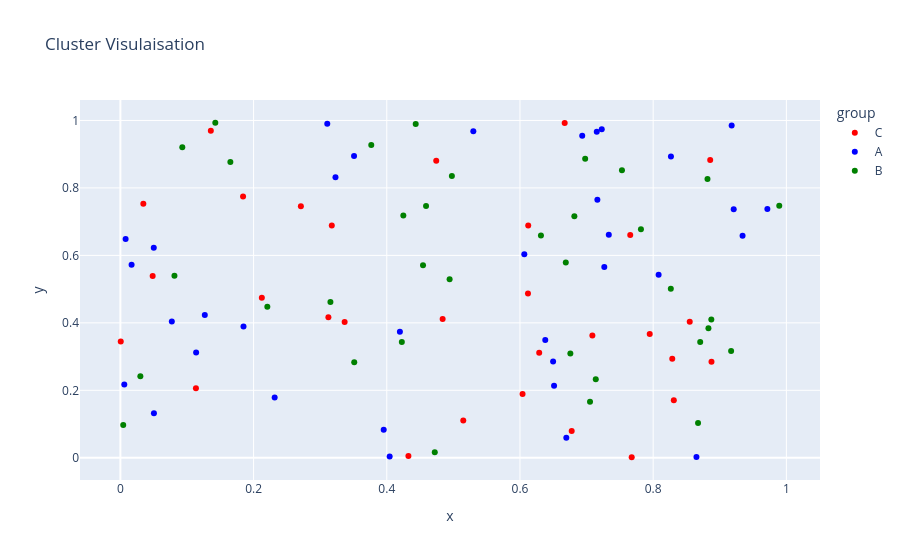

The cell this chart's notebook holds for it:
### Code cell
df_cluster=pd.DataFrame({
    "x":np.random.rand(100),
    "y":np.random.rand(100),
    "group":np.random.choice(["A","B","C"],100)
})
print("The dataset is : ")
print(df_cluster)
## creat6ed a dataset and assigned a group to each row randomely

fig=px.scatter(df_cluster,x='x',y="y",color="group",title="Cluster Visulaisation",color_discrete_sequence=["red","blue","green"] )

fig.show()

### Figure 1 — Plotly figure (JSON) as saved in the notebook; plotly's stock layout.template omitted (floating-point values rounded to 4 significant figures)
{"data": [{"hovertemplate": "group=C<br>x=%{x}<br>y=%{y}<extra></extra>", "legendgroup": "C", "marker": {"color": "red", "symbol": "circle"}, "mode": "markers", "name": "C", "orientation": "v", "showlegend": true, "type": "scatter", "x": [0.6672, 0.6777, 0.7087, 0.4839, 0.6289, 0.03447, 0.831, 0.1358, 0.04845, 0.3174, 0.3367, 0.8856, 0.0005413, 0.7948, 0.1842, 0.1134, 0.7656, 0.5149, 0.6039, 0.7678, 0.4325, 0.6124, 0.2124, 0.3123, 0.8876, 0.271, 0.612, 0.8287, 0.8549, 0.4743], "xaxis": "x", "y": [0.9926, 0.07933, 0.3628, 0.4112, 0.3114, 0.7533, 0.1709, 0.9697, 0.5386, 0.6887, 0.4025, 0.8832, 0.3446, 0.3666, 0.7749, 0.2059, 0.6607, 0.1106, 0.1889, 0.001558, 0.00533, 0.6885, 0.4746, 0.4168, 0.2847, 0.7454, 0.4874, 0.2934, 0.4033, 0.8808], "yaxis": "y"}, {"hovertemplate": "group=A<br>x=%{x}<br>y=%{y}<extra></extra>", "legendgroup": "A", "marker": {"color": "blue", "symbol": "circle"}, "mode": "markers", "name": "A", "orientation": "v", "showlegend": true, "type": "scatter", "x": [0.323, 0.00586, 0.8082, 0.6512, 0.1137, 0.05036, 0.6935, 0.9715, 0.9342, 0.007853, 0.07725, 0.53, 0.2316, 0.638, 0.3106, 0.3954, 0.3508, 0.7153, 0.4043, 0.9209, 0.7162, 0.7228, 0.7334, 0.6497, 0.9179, 0.865, 0.6696, 0.01682, 0.7266, 0.4197, 0.1849, 0.8267, 0.05014, 0.1267, 0.6065], "xaxis": "x", "y": [0.8313, 0.2176, 0.5425, 0.2133, 0.3118, 0.1321, 0.9546, 0.7373, 0.6584, 0.6487, 0.4043, 0.9679, 0.1786, 0.3494, 0.9904, 0.08338, 0.8949, 0.9663, 0.003833, 0.7367, 0.765, 0.9739, 0.6614, 0.2851, 0.9852, 0.002219, 0.05901, 0.5724, 0.5656, 0.3733, 0.3892, 0.8933, 0.623, 0.4231, 0.6037], "yaxis": "y"}, {"hovertemplate": "group=B<br>x=%{x}<br>y=%{y}<extra></extra>", "legendgroup": "B", "marker": {"color": "green", "symbol": "circle"}, "mode": "markers", "name": "B", "orientation": "v", "showlegend": true, "type": "scatter", "x": [0.7816, 0.6688, 0.6817, 0.7531, 0.6979, 0.883, 0.4544, 0.4721, 0.4226, 0.3767, 0.6315, 0.1425, 0.3154, 0.8706, 0.6757, 0.4978, 0.4943, 0.8873, 0.3511, 0.2207, 0.8816, 0.7138, 0.917, 0.4434, 0.02998, 0.004243, 0.08118, 0.4249, 0.7052, 0.9893, 0.1651, 0.8674, 0.459, 0.8265, 0.09295], "xaxis": "x", "y": [0.6776, 0.5791, 0.7159, 0.8523, 0.8866, 0.3837, 0.5707, 0.01635, 0.3432, 0.9275, 0.6587, 0.9932, 0.4621, 0.3434, 0.3095, 0.835, 0.5292, 0.4096, 0.2834, 0.4477, 0.8266, 0.2329, 0.3166, 0.9896, 0.2421, 0.09701, 0.5396, 0.7182, 0.1662, 0.7469, 0.8766, 0.1031, 0.7462, 0.5011, 0.9204], "yaxis": "y"}], "layout": {"legend": {"title": {"text": "group"}, "tracegroupgap": 0}, "title": {"text": "Cluster Visulaisation"}, "xaxis": {"anchor": "y", "domain": [0, 1], "title": {"text": "x"}}, "yaxis": {"anchor": "x", "domain": [0, 1], "title": {"text": "y"}}}}
